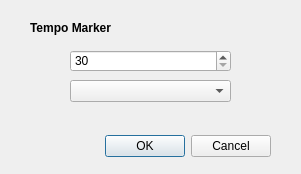
<?xml version="1.0" encoding="UTF-8"?>
<ui version="4.0">
 <class>RETempoMarkerDialog</class>
 <widget class="QDialog" name="RETempoMarkerDialog">
  <property name="geometry">
   <rect>
    <x>0</x>
    <y>0</y>
    <width>301</width>
    <height>174</height>
   </rect>
  </property>
  <property name="windowTitle">
   <string>Dialog</string>
  </property>
  <widget class="QDialogButtonBox" name="buttonBox">
   <property name="geometry">
    <rect>
     <x>30</x>
     <y>130</y>
     <width>241</width>
     <height>32</height>
    </rect>
   </property>
   <property name="orientation">
    <enum>Qt::Horizontal</enum>
   </property>
   <property name="standardButtons">
    <set>QDialogButtonBox::Cancel|QDialogButtonBox::Ok</set>
   </property>
  </widget>
  <widget class="QLabel" name="label">
   <property name="geometry">
    <rect>
     <x>30</x>
     <y>20</y>
     <width>131</width>
     <height>16</height>
    </rect>
   </property>
   <property name="font">
    <font>
     <weight>75</weight>
     <bold>true</bold>
    </font>
   </property>
   <property name="text">
    <string>Tempo Marker</string>
   </property>
  </widget>
  <widget class="QSpinBox" name="tempoSpin">
   <property name="geometry">
    <rect>
     <x>70</x>
     <y>50</y>
     <width>161</width>
     <height>22</height>
    </rect>
   </property>
   <property name="minimum">
    <number>30</number>
   </property>
   <property name="maximum">
    <number>300</number>
   </property>
  </widget>
  <widget class="QComboBox" name="tempoTypeCombo">
   <property name="geometry">
    <rect>
     <x>70</x>
     <y>80</y>
     <width>161</width>
     <height>22</height>
    </rect>
   </property>
  </widget>
 </widget>
 <resources/>
 <connections>
  <connection>
   <sender>buttonBox</sender>
   <signal>accepted()</signal>
   <receiver>RETempoMarkerDialog</receiver>
   <slot>accept()</slot>
   <hints>
    <hint type="sourcelabel">
     <x>248</x>
     <y>254</y>
    </hint>
    <hint type="destinationlabel">
     <x>157</x>
     <y>274</y>
    </hint>
   </hints>
  </connection>
  <connection>
   <sender>buttonBox</sender>
   <signal>rejected()</signal>
   <receiver>RETempoMarkerDialog</receiver>
   <slot>reject()</slot>
   <hints>
    <hint type="sourcelabel">
     <x>316</x>
     <y>260</y>
    </hint>
    <hint type="destinationlabel">
     <x>286</x>
     <y>274</y>
    </hint>
   </hints>
  </connection>
 </connections>
</ui>
